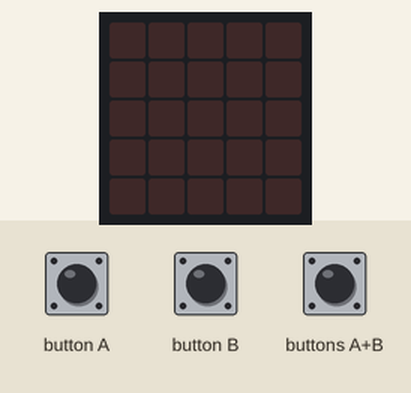
This program was run on a simulated BBC micro:bit (MakeCode). Parts: the board's 5×5 LED display. Inputs (shaded band) come from the test bench. Random numbers come from a fixed seed.

Above: at 1.2 s.
1.3 s: buttons A+B pressed for 0.15 s
At 2.5 s:
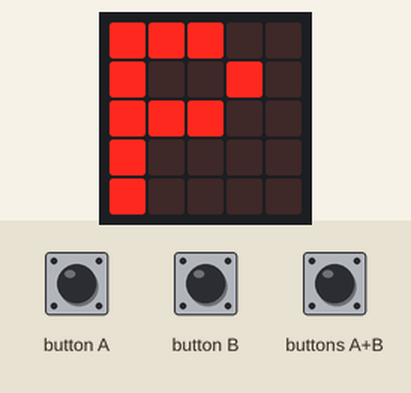
4.4 s: button A pressed for 0.15 s
At 4.75 s:
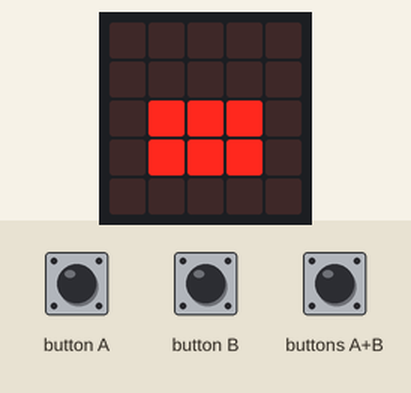
6.4 s: button B pressed for 0.15 s
At 7.4 s:
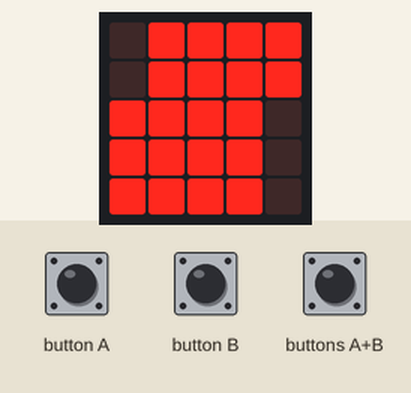
9.1 s: buttons A+B pressed for 1 s
At 13.2 s:
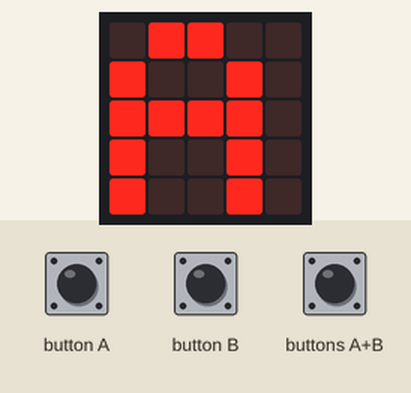
Timing chart, 0 to 14.1 s (numbered marks = the images above; inputs shaded):
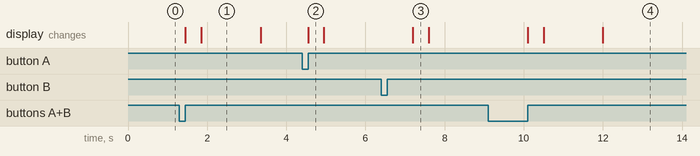

Measured:
- after the input at 1.3 s, the display: first changes after 0.15 s (image 1 shows a later state)
- after the input at 4.4 s, the display: changes after 0.15 s (image 2)
- after the input at 6.4 s, the display: changes after 0.80 s (image 3)
- after the input at 9.1 s, the display: first changes after 1.0 s (image 4 shows a later state)
- what the display in image 1 shows lasts 1.5 s, from 1.9 s to 3.4 s
- what the display in image 2 shows lasts 0.4 s, from 4.6 s to 5.0 s

The program:

main.ts
```typescript
function playAi () {
    let choiceAi = 0
    scoreAi = randint(0, 3)
    if (choiceA == 0 && choiceAi == 1) {
        scoreAi += 1
        basic.showString("A")
    } else {
        scoreA += 1
        basic.showString("P")
    }
    if (choiceA == 1 && choiceAi == 2) {
        scoreAi += 1
        basic.showString("A")
    } else {
        scoreA += 1
        basic.showString("P")
    }
    if (choiceA == 2 && choiceAi == 0) {
        scoreAi += 1
        basic.showString("A")
    } else {
        scoreA += 1
        basic.showString("P")
    }
    winner()
}
input.onButtonPressed(Button.A, function () {
    choiceA = 0
    basic.showLeds(`
        . . . . .
        . . . . .
        . # # # .
        . # # # .
        . . . . .
        `)
    playAi()
})
function winner () {
    if (scoreA == 3) {
        basic.showString("P")
    }
    if (scoreAi == 3) {
        basic.showString("A")
    }
}
input.onButtonPressed(Button.AB, function () {
    choiceA = 2
    basic.showLeds(`
        # . . . #
        . # . # .
        . . # . .
        # # . # #
        # # . # #
        `)
    playAi()
})
input.onButtonPressed(Button.B, function () {
    choiceA = 1
    basic.showLeds(`
        . # # # #
        . # # # #
        # # # # .
        # # # # .
        # # # # .
        `)
    playAi()
})
let choiceA = 0
let scoreAi = 0
let scoreA = 0
scoreA = 0
scoreAi = 0
basic.forever(function () {

})
```

test.ts
```typescript
// tests gaan hier; deze zal niet worden gecompileerd wanneer dit pakket wordt gebruikt als extensie.
```
